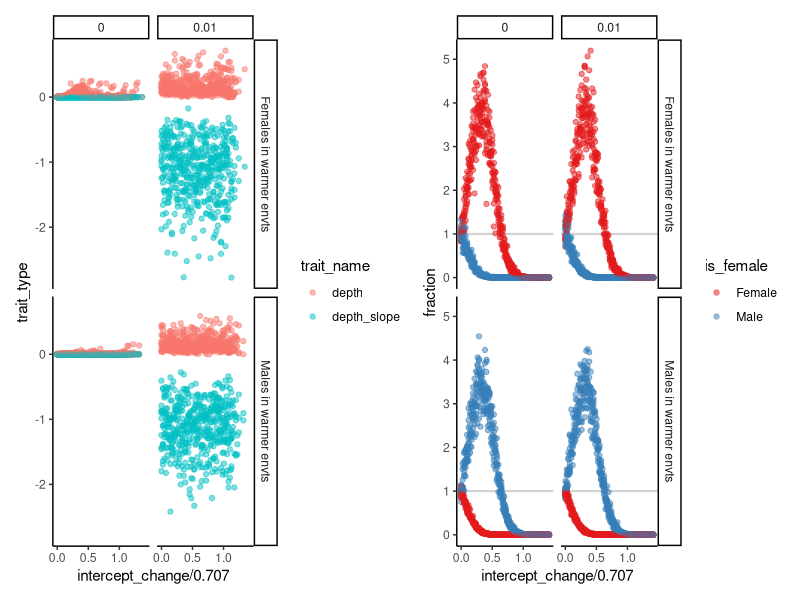
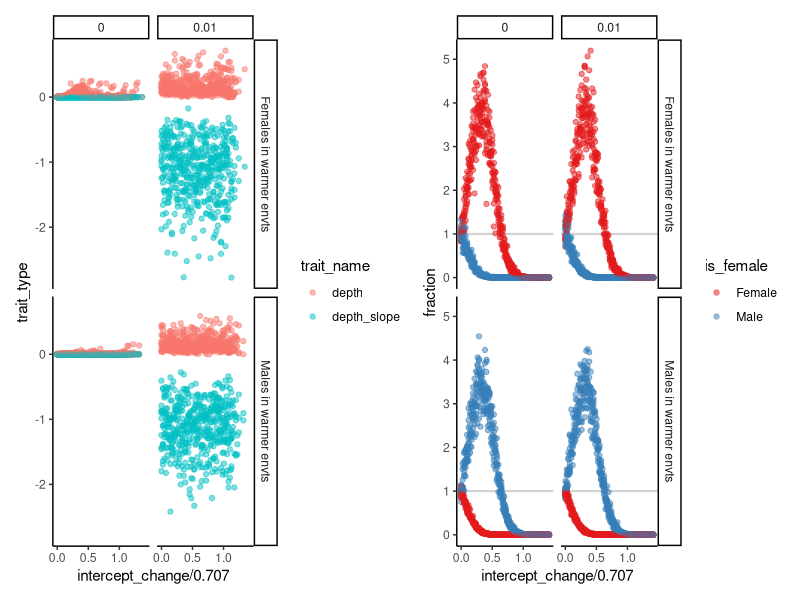

Source code (R) for these figures, in order:
library("tidyverse")
library("patchwork")

the_data <- read.table(file="summary_digging.csv",sep=";",header=T)

# find out the different times pre and post perturbation
time_pre_post <- the_data %>% 
    dplyr::select(matches(match = "surviving_.*_juvs_")) %>%  # select column containing surviving_
    names() %>% # then get the column names of these columns
    gsub(pattern=".*?(\\d+)$",x=., replacement="\\1") %>%  # keep the numbers only
    as.numeric() %>% 
    unique() %>%
    sort()

the_data <- the_data %>% mutate(
   freq_fem_pre = !!rlang::sym(paste0("surviving_female_juvs_",time_pre_post[1])),
   freq_fem_post = !!rlang::sym(paste0("surviving_female_juvs_",time_pre_post[2])),
   freq_male_pre = !!rlang::sym(paste0("surviving_male_juvs_",time_pre_post[1])),
   freq_male_post = !!rlang::sym(paste0("surviving_male_juvs_",time_pre_post[2])),
   freq_fem_fraction = freq_fem_post / freq_fem_pre,
   freq_male_fraction = freq_male_post / freq_male_pre
)

the_data_l <- the_data %>% pivot_longer(
    cols = c(freq_fem_fraction, freq_male_fraction),
    names_to = "juvenile_type",
    values_to = "fraction") %>% mutate(
        female_warmer = if_else(toptm <= toptf, "Females in warmer envts", "Males in warmer envts"),
        is_female = if_else(grepl(x=juvenile_type,pattern = "fem"),"Female","Male")
    )

plot_outcomes <- ggplot(data = the_data_l, 
       mapping = aes(x = intercept_change / 0.707, y = fraction)) +
    geom_hline(yintercept = 1, colour = "lightgrey", linewidth = 0.75) +
    geom_point(mapping = aes(colour = is_female), alpha = 0.5) +
    scale_colour_brewer(palette = "Set1") +
    facet_grid(female_warmer~mu_depth_slope) +
    theme_classic()

the_data_l2 <- the_data %>% pivot_longer(
    cols = c("depth","depth_slope"),
    names_to = "trait_name",
    values_to = "trait_type"
) %>% 
    mutate(
        female_warmer = if_else(toptm <= toptf, "Females in warmer envts", "Males in warmer envts")
    )
    
plot_digging <- ggplot(data = the_data_l2, 
       mapping = aes(x = intercept_change / 0.707, y = trait_type)) +
    geom_point(mapping = aes(colour = trait_name), alpha = 0.5) +
    facet_grid(female_warmer~mu_depth_slope) +
    theme_classic()

plot_digging | plot_outcomes

ggsave(filename = "overview_plot_digging.pdf",width = 10, height = 5)
    
#    scale_colour_brewer(palette = "Set1") +
#    labs(x = "Change in temperature (% of 1 SD)",
#         y = "Number of offspring after vs before perturbation") +
#    facet_grid(female_warmer ~ panel_label) + 
#    guides(colour = guide_legend(title = NULL)) +
#    geom_text(size = 10, 
#              data = label_data, 
#              mapping = aes(x = max(the_data_l$intercept_change / 0.707), y = max(the_data_l$fraction), label = identifier)) +
#    theme_classic(base_size = 16) +
#    theme(strip.background = element_rect(colour = "transparent")
#          , strip.text = element_text(size = 16, colour = "#000000"))  
